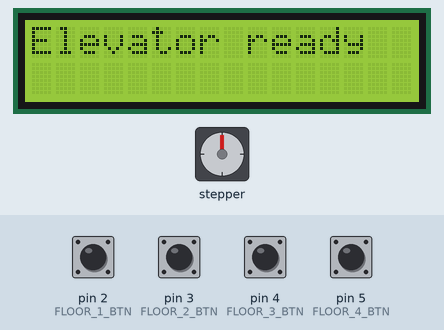
A sketch run on a simulated Arduino Uno, built with avr-gcc and run on an emulated ATmega328P. Parts: 16×2 character LCD, stepper motor. The test bench sets the inputs (shaded band); at power-on: pin 2 (FLOOR_1_BTN), pin 3 (FLOOR_2_BTN), pin 4 (FLOOR_3_BTN), pin 5 (FLOOR_4_BTN) LOW. Stepper angles assume 512 steps per turn.

Above: at 1.2 s.
1.3 s: pin 3 (FLOOR_2_BTN) pulled HIGH for 0.15 s
At 1.45 s:
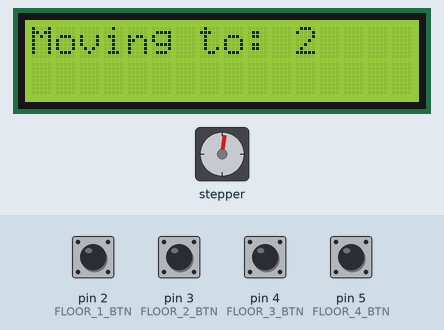
3.7 s: pin 2 (FLOOR_1_BTN) pulled HIGH for 1 s
6.2 s: pin 5 (FLOOR_4_BTN) pulled HIGH for 0.15 s
At 6.66 s:
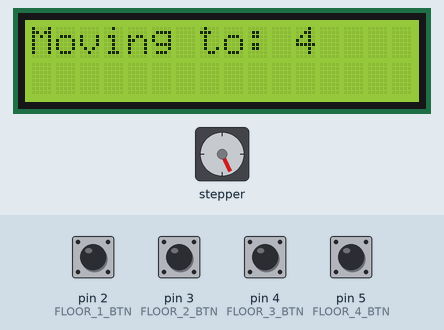
12.3 s: pin 4 (FLOOR_3_BTN) pulled HIGH for 0.15 s
At 16.5 s:
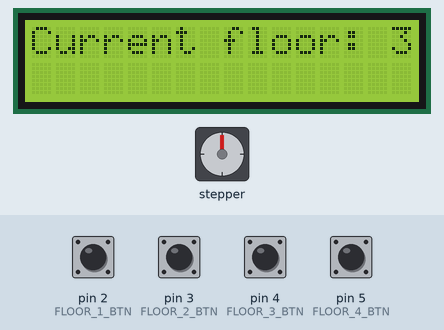
Timing chart, 0 to 16.8 s (numbered marks = the images above; inputs shaded):
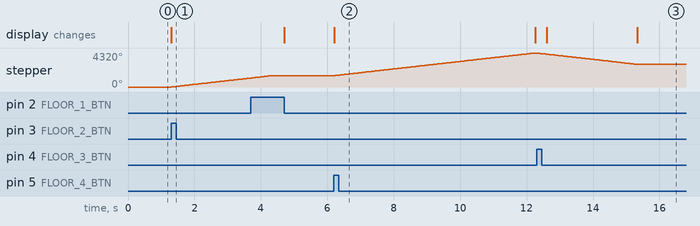

Measured:
- after the input at 1.3 s, stepper: keeps turning clockwise at about 480°/s, starting at once; the display: changes at once (image 1)
- after the input at 6.2 s, stepper: keeps turning clockwise at about 476°/s, starting at once; the display: changes at once (image 2)
- after the input at 12.3 s, stepper: turns 1440° counter-clockwise in 3.0 s, starting at once; the display: first changes after 0.31 s (image 3 shows a later state)

The sketch:

elevator.ino
```cpp
/*
 * Elevator Stepper Motor project
 *
 * @author Jason Li
 * @author Omair Khan
 */

#include <Stepper.h>
#include <LiquidCrystal.h>

const int FLOOR_1_BTN = 2;
const int FLOOR_2_BTN = 3;
const int FLOOR_3_BTN = 4;
const int FLOOR_4_BTN = 5;

const int STEPS_PER_REVOLUTION = 512;

const int rs = 0, en = 1, d4 = 10, d5 = 11, d6 = 12, d7 = 13;
LiquidCrystal lcd(rs, en, d4, d5, d6, d7);

Stepper myStepper = Stepper(STEPS_PER_REVOLUTION, 6, 8, 7, A0); // 1, 3, 2, 4

// Elevator state
int currentFloor = 1; // start at fourth floor
const int TOTAL_FLOORS = 4;
const int ONE_FLOOR_FACTOR = 1;

// Button state
bool buttonPressed = false;

void setup() {
  myStepper.setSpeed(80);

  lcd.begin(16, 2);
  lcd.print("Elevator ready");

}

void loop() {

  // Get floor input
  int targetFloor = 0;

  if (digitalRead(FLOOR_1_BTN) == HIGH)
    targetFloor = 1;
  else if (digitalRead(FLOOR_2_BTN) == HIGH)
    targetFloor = 2;
  else if (digitalRead(FLOOR_3_BTN) == HIGH)
    targetFloor = 3;
  else if (digitalRead(FLOOR_4_BTN) == HIGH)
    targetFloor = 4;

  if (!buttonPressed && targetFloor != 0) {
    buttonPressed = true;

    // Move to floor
    elevatorMoving(targetFloor);
    int moves = targetFloor - currentFloor;
    myStepper.step(STEPS_PER_REVOLUTION * 4 * moves);

    currentFloor = targetFloor;

  } else if (buttonPressed && targetFloor == 0) {
    buttonPressed = false;
    lcdSuccess();
  }

}

void elevatorMoving(int targetFloor) {
  lcd.clear();
  lcd.print("Moving to: ");
  lcd.print(targetFloor);
}

void lcdSuccess() {
  lcd.clear();
  lcd.print("Current floor: ");
  lcd.print(currentFloor);
}
```
